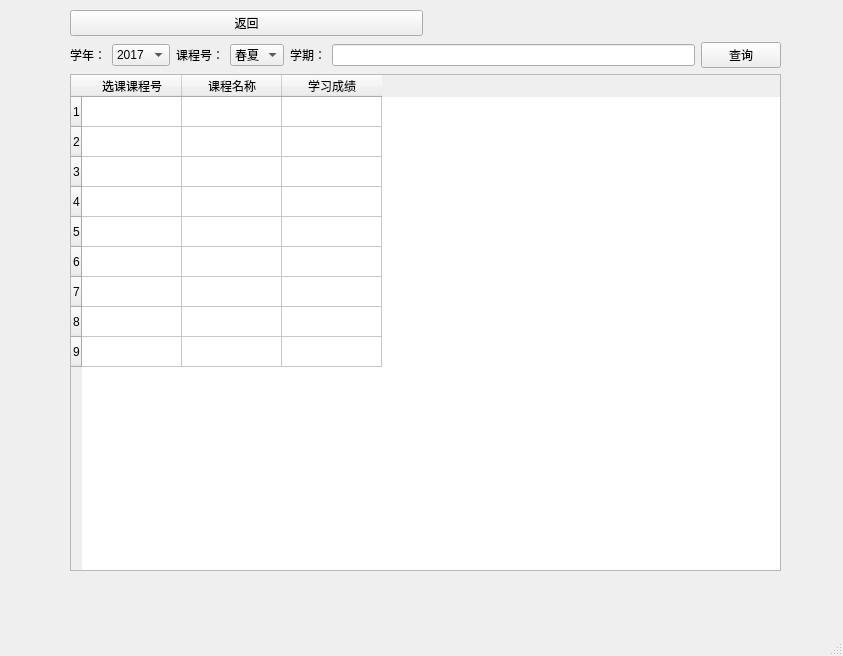
<?xml version="1.0" encoding="UTF-8"?>
<ui version="4.0">
 <class>MainWindow</class>
 <widget class="QMainWindow" name="MainWindow">
  <property name="geometry">
   <rect>
    <x>0</x>
    <y>0</y>
    <width>843</width>
    <height>656</height>
   </rect>
  </property>
  <property name="windowTitle">
   <string>MainWindow</string>
  </property>
  <widget class="QWidget" name="centralwidget">
   <widget class="QWidget" name="verticalLayoutWidget">
    <property name="geometry">
     <rect>
      <x>70</x>
      <y>10</y>
      <width>711</width>
      <height>561</height>
     </rect>
    </property>
    <layout class="QVBoxLayout" name="verticalLayout">
     <item>
      <layout class="QHBoxLayout" name="horizontalLayout_4">
       <item>
        <widget class="QPushButton" name="pushButton_2">
         <property name="text">
          <string>返回</string>
         </property>
        </widget>
       </item>
       <item>
        <widget class="QLabel" name="label_4">
         <property name="text">
          <string/>
         </property>
        </widget>
       </item>
      </layout>
     </item>
     <item>
      <layout class="QHBoxLayout" name="horizontalLayout">
       <item>
        <widget class="QLabel" name="label">
         <property name="text">
          <string>学年：</string>
         </property>
        </widget>
       </item>
       <item>
        <widget class="QComboBox" name="comboBox">
         <item>
          <property name="text">
           <string>2017</string>
          </property>
         </item>
         <item>
          <property name="text">
           <string>2018</string>
          </property>
         </item>
         <item>
          <property name="text">
           <string>2019</string>
          </property>
         </item>
         <item>
          <property name="text">
           <string>2020</string>
          </property>
         </item>
        </widget>
       </item>
       <item>
        <widget class="QLabel" name="label_3">
         <property name="text">
          <string>课程号：</string>
         </property>
        </widget>
       </item>
       <item>
        <widget class="QComboBox" name="comboBox_2">
         <item>
          <property name="text">
           <string>春夏</string>
          </property>
         </item>
         <item>
          <property name="text">
           <string>秋冬</string>
          </property>
         </item>
        </widget>
       </item>
       <item>
        <widget class="QLabel" name="label_2">
         <property name="text">
          <string>学期：</string>
         </property>
        </widget>
       </item>
       <item>
        <widget class="QLineEdit" name="lineEdit"/>
       </item>
       <item>
        <widget class="QPushButton" name="pushButton">
         <property name="text">
          <string>查询</string>
         </property>
        </widget>
       </item>
      </layout>
     </item>
     <item>
      <layout class="QHBoxLayout" name="horizontalLayout_2">
       <item>
        <widget class="QTableWidget" name="tableWidget">
         <row>
          <property name="text">
           <string>1</string>
          </property>
         </row>
         <row>
          <property name="text">
           <string>2</string>
          </property>
         </row>
         <row>
          <property name="text">
           <string>3</string>
          </property>
         </row>
         <row>
          <property name="text">
           <string>4</string>
          </property>
         </row>
         <row>
          <property name="text">
           <string>5</string>
          </property>
         </row>
         <row>
          <property name="text">
           <string>6</string>
          </property>
         </row>
         <row>
          <property name="text">
           <string>7</string>
          </property>
         </row>
         <row>
          <property name="text">
           <string>8</string>
          </property>
         </row>
         <row>
          <property name="text">
           <string>9</string>
          </property>
         </row>
         <column>
          <property name="text">
           <string>选课课程号</string>
          </property>
         </column>
         <column>
          <property name="text">
           <string>课程名称</string>
          </property>
         </column>
         <column>
          <property name="text">
           <string>学习成绩</string>
          </property>
         </column>
        </widget>
       </item>
      </layout>
     </item>
    </layout>
   </widget>
  </widget>
  <widget class="QMenuBar" name="menubar">
   <property name="geometry">
    <rect>
     <x>0</x>
     <y>0</y>
     <width>843</width>
     <height>26</height>
    </rect>
   </property>
  </widget>
  <widget class="QStatusBar" name="statusbar"/>
 </widget>
 <resources/>
 <connections/>
</ui>
